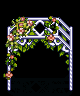

Tiled map render using the project's own tile images. Description and the whole map definition, tile-layer contents included, below:
An orthogonal 5x6 tile map with 16x16 px tiles, 5 tile layers (Back, Back2, Buildings, Front, ...), 2 tilesets.

<map version="1.2" tiledversion="1.3.5" orientation="orthogonal" renderorder="right-down" compressionlevel="0" width="5" height="6" tilewidth="16" tileheight="16" infinite="0" nextlayerid="12" nextobjectid="59">
 <tileset firstgid="1" name="zspring_whitefv" tilewidth="16" tileheight="16" tilecount="25" columns="5">
  <image source="spring_whitefv.png" width="80" height="80" />
 </tileset>
 <tileset firstgid="26" name="zblank" tilewidth="16" tileheight="16" tilecount="1" columns="1">
  <image source="blank.png" width="16" height="16" />
 </tileset>
 <layer id="1" name="Back" width="5" height="6">
  <data encoding="csv">
0,0,0,0,0,
0,0,0,0,0,
0,0,0,0,0,
0,0,0,0,0,
0,0,0,0,0,
0,0,0,0,0
</data>
 </layer>
 <objectgroup id="2" name="Back" />
 <layer id="8" name="Back2" width="5" height="6">
  <properties>
   <property name="DrawAbove" value="Back" />
  </properties>
  <data encoding="csv">
0,0,0,0,0,
0,0,0,0,0,
0,0,0,0,0,
0,0,0,0,0,
16,17,18,19,20,
21,22,23,24,25
</data>
 </layer>
 <objectgroup id="9" name="Back2" />
 <layer id="3" name="Buildings" width="5" height="6">
  <data encoding="csv">
0,0,0,0,0,
0,0,0,0,0,
0,0,0,0,0,
0,0,0,0,0,
26,0,0,0,26,
26,0,0,0,26
</data>
 </layer>
 <objectgroup id="4" name="Buildings" />
 <layer id="10" name="Front" width="5" height="6">
  <data encoding="csv">
0,0,0,0,0,
0,0,0,0,0,
6,7,8,9,10,
11,12,13,14,15,
0,0,0,0,0,
0,0,0,0,0
</data>
 </layer>
 <objectgroup id="6" name="Front" />
 <layer id="5" name="AlwaysFront" width="5" height="6">
  <data encoding="csv">
0,0,0,0,0,
1,2,3,4,5,
0,0,0,0,0,
0,0,0,0,0,
0,0,0,0,0,
0,0,0,0,0
</data>
 </layer>
 <objectgroup id="11" name="AlwaysFront" />
</map>
